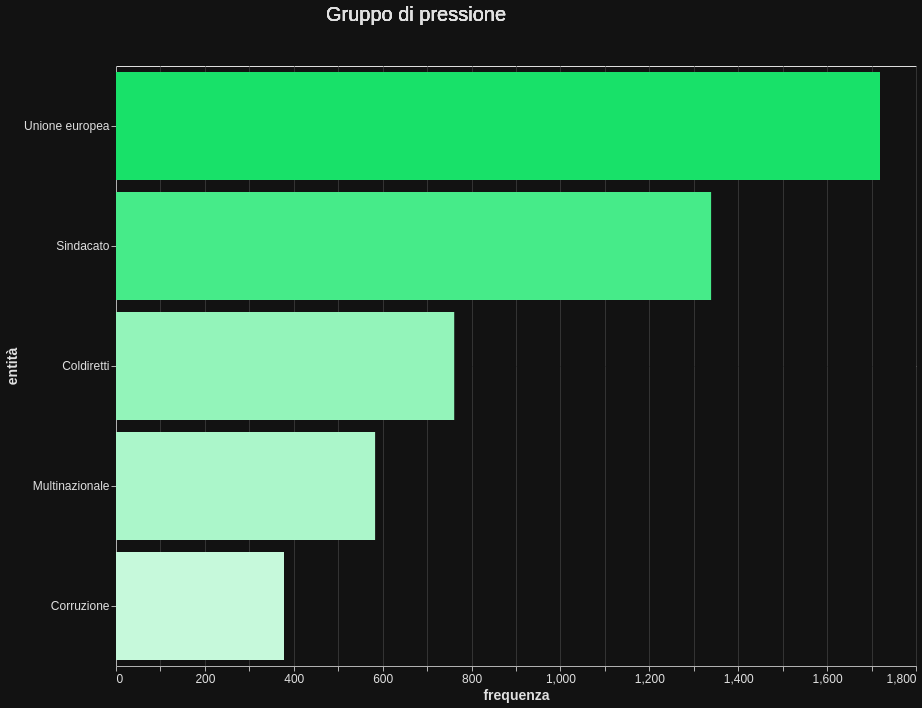

Vega-Lite specification stored for this chart:
### Vega-Lite specification from a JSON file in a GitHub repository (floating-point values rounded to 4 significant figures)
{"$schema": "https://vega.github.io/schema/vega-lite/v5.17.0.json", "config": {"axis": {"domainColor": "#B0B0B0", "gridColor": "#333333", "labelColor": "#E0E0E0", "labelFontSize": 12, "tickColor": "#B0B0B0", "titleColor": "#E0E0E0", "titleFontSize": 14}, "background": "#121212", "legend": {"labelColor": "#E0E0E0", "titleColor": "#E0E0E0"}, "mark": {"color": "#1f77b4"}, "title": {"color": "#E0E0E0", "fontSize": 20}}, "data": {"name": "data-d77a7879f30713ad73f3323785f17260"}, "datasets": {"data-d77a7879f30713ad73f3323785f17260": [{"group": "Agricoltura", "name": "Agricoltura", "value": 7060}, {"group": "Agricoltura", "name": "Allevamento", "value": 435}, {"group": "Agricoltura", "name": "Industria", "value": 217}, {"group": "Agricoltura", "name": "Pesca (attività)", "value": 160}, {"group": "Agricoltura", "name": "Artigianato", "value": 44}, {"group": "Europa", "name": "Italia", "value": 7971}, {"group": "Europa", "name": "Germania", "value": 1290}, {"group": "Europa", "name": "Francia", "value": 1142}, {"group": "Europa", "name": "Spagna", "value": 242}, {"group": "Europa", "name": "Ucraina", "value": 181}, {"group": "Religione", "name": "Dio", "value": 4166}, {"group": "Religione", "name": "Verità", "value": 455}, {"group": "Religione", "name": "Libertà", "value": 412}, {"group": "Religione", "name": "Giustizia", "value": 264}, {"group": "Religione", "name": "Coraggio", "value": 212}, {"group": "Società", "name": "Politica", "value": 1826}, {"group": "Società", "name": "Lavoro", "value": 1074}, {"group": "Società", "name": "Governo", "value": 916}, {"group": "Società", "name": "Famiglia", "value": 493}, {"group": "Società", "name": "Tradizione", "value": 482}, {"group": "Suolo", "name": "Alimento", "value": 823}, {"group": "Suolo", "name": "Letame", "value": 756}, {"group": "Suolo", "name": "Frutta", "value": 696}, {"group": "Suolo", "name": "Grano", "value": 692}, {"group": "Suolo", "name": "Trattore agricolo", "value": 555}, {"group": "Gruppo di pressione", "name": "Unione europea", "value": 1719}, {"group": "Gruppo di pressione", "name": "Sindacato", "value": 1339}, {"group": "Gruppo di pressione", "name": "Coldiretti", "value": 761}, {"group": "Gruppo di pressione", "name": "Multinazionale", "value": 583}, {"group": "Gruppo di pressione", "name": "Corruzione", "value": 378}, {"group": "Roma", "name": "Bruxelles", "value": 1026}, {"group": "Roma", "name": "Provincia di Siena", "value": 437}, {"group": "Roma", "name": "Sicilia", "value": 391}, {"group": "Roma", "name": "Sanremo", "value": 238}, {"group": "Roma", "name": "Sardegna", "value": 222}]}, "params": [{"bind": {"input": "select", "name": " ", "options": ["Agricoltura", "Europa", "Gruppo di pressione", "Religione", "Roma", "Società", "Suolo"]}, "name": "SelectGroup", "select": {"fields": ["group"], "type": "point"}, "value": "Gruppo di pressione", "views": ["view_1"]}], "vconcat": [{"encoding": {"text": {"field": "group", "type": "nominal"}}, "height": 30, "mark": {"align": "center", "color": "#E0E0E0", "dy": -15, "fontSize": 20, "type": "text"}, "transform": [{"filter": {"param": "SelectGroup"}}], "width": 600}, {"height": 600, "layer": [{"encoding": {"color": {"field": "value", "legend": null, "scale": {"interpolate": "hsl", "scheme": ["#c6f9db", "#18E169"]}, "type": "quantitative"}, "tooltip": [{"field": "value", "type": "quantitative"}], "x": {"field": "value", "title": "frequenza", "type": "quantitative"}, "y": {"field": "name", "sort": "-x", "title": "entità", "type": "nominal"}}, "mark": {"type": "bar"}, "name": "view_1", "transform": [{"filter": {"param": "SelectGroup"}}]}], "width": 800}]}
